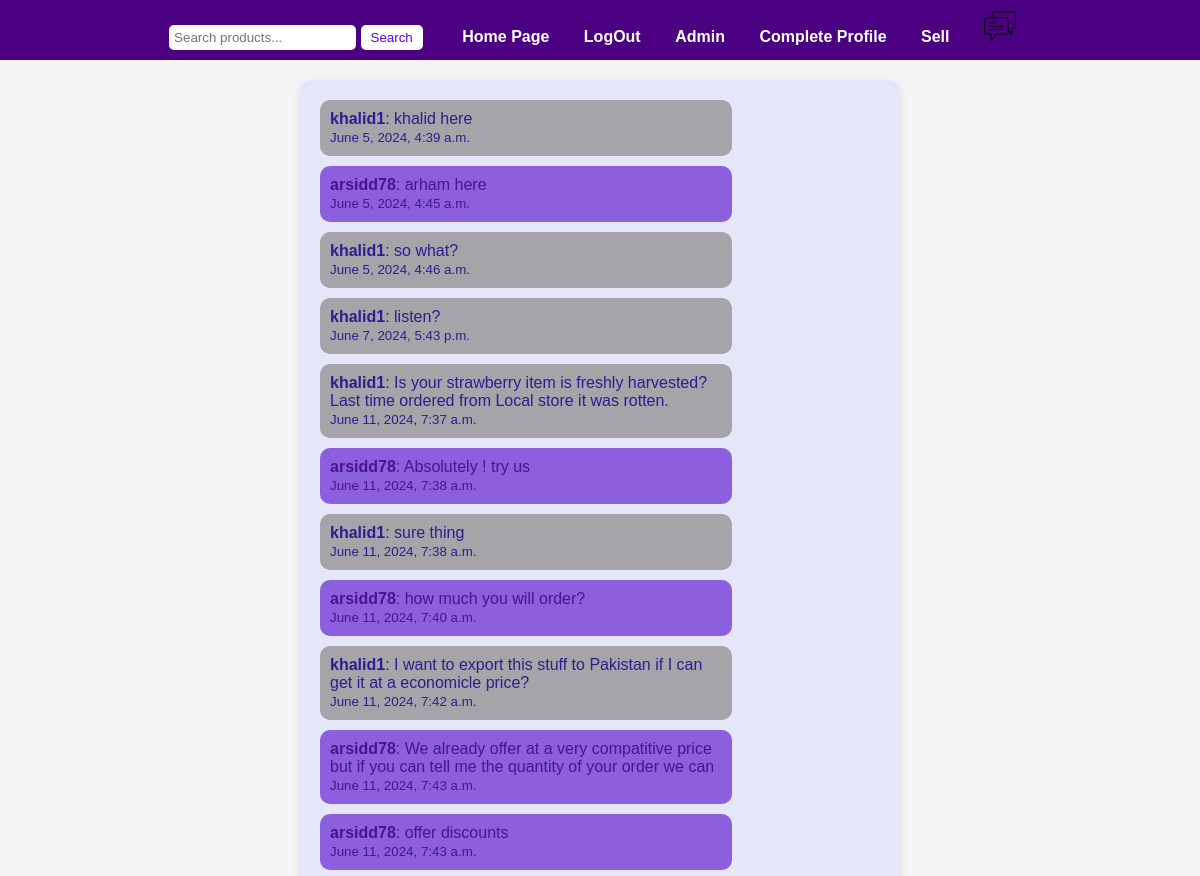
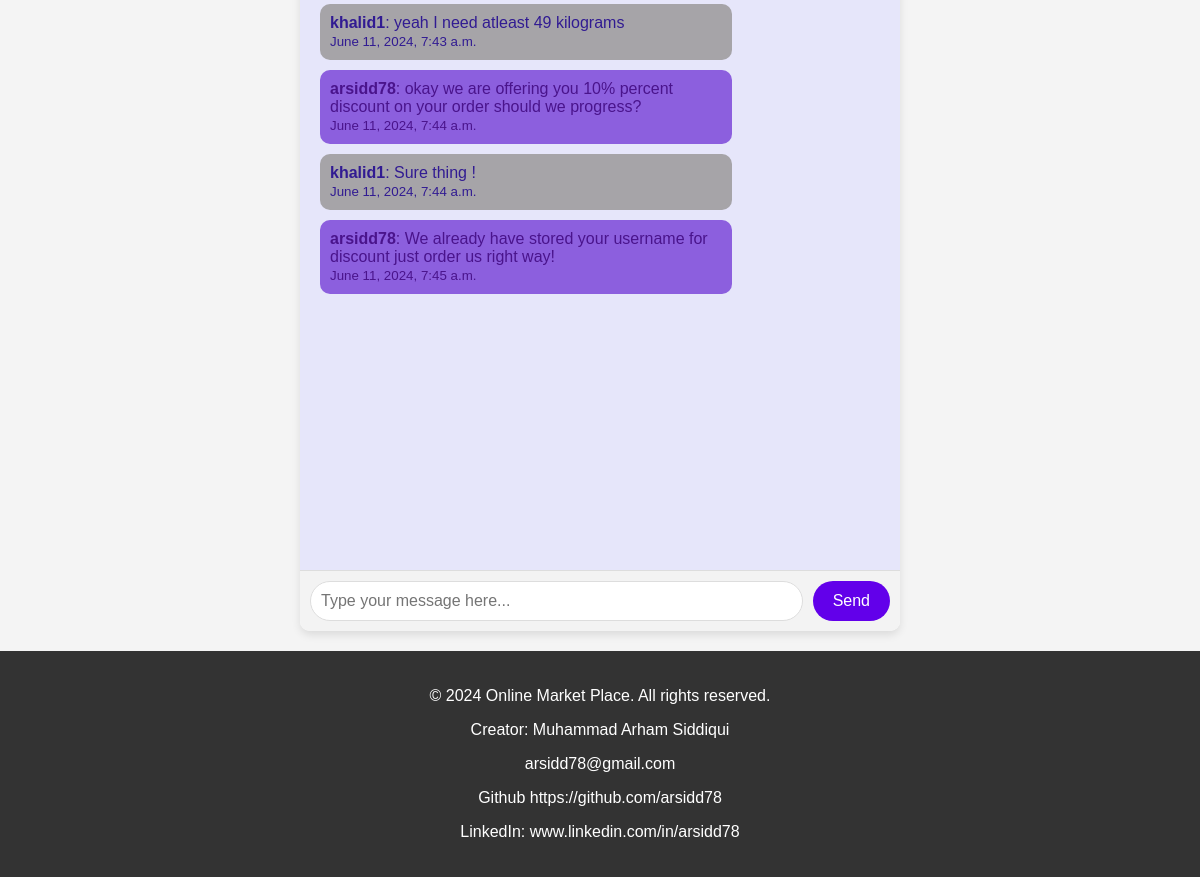
/chat/receiver_chat/60 (signed in), run on the app's committed database (2 pictures, top to bottom).
### member/models.py (models this page shows, shortened)
class Messages(models.Model):
    product = models.ForeignKey(Products,on_delete=models.CASCADE,related_name='product')
    sender = models.ForeignKey(User, on_delete=models.CASCADE,related_name='sender')
    receiver = models.ForeignKey(User, on_delete=models.CASCADE, related_name='receiver')
    message = models.TextField(max_length=500)
    read = models.BooleanField(default=False)
    conversation_time = models.DateTimeField(auto_now_add= True)
    attachment = models.FileField(upload_to=f'users/chats/attachments', null=True,blank=True)

### chat/views.py (the view)
# urls.py: path('receiver_chat/<int:pk>',views.ChatSellor,name='receiver_chat'),
def ChatSellor(request, pk):
    if request.user.is_authenticated:
        if request.method == 'POST':
            msg = get_object_or_404(Messages, id=pk)
            receiver = get_object_or_404(Member, user = msg.sender)
            sender = get_object_or_404(Member,user = request.user)
            body = request.POST.get('message')
            if body:
                message = Messages.objects.create(
                    sender=request.user,
                    receiver=msg.sender,
                    product=msg.product,
                    message=body
                )
                receiver.user_messages_received.add(message)
                sender.user_messages_send.add(message)
                return JsonResponse({'status': 200, 'message': 'Message sent successfully'})
            else:
                return JsonResponse({'status': 400, 'message': 'Message body is empty'})
        else:
            msg = get_object_or_404(Messages, id=pk)
            member = get_object_or_404(Member, user=request.user)
            received_messages = member.user_messages_received.filter(sender=msg.sender).all().order_by('-conversation_time')
            for chat in received_messages:
                chat.read = True
                chat.save()
            sent_messages = member.user_messages_send.filter(receiver=msg.sender).all().order_by('-conversation_time')
            messages = list(received_messages) + list(sent_messages)
            messages.sort(key=lambda x: x.conversation_time)
            context = {'msg': msg,'received_messages':received_messages,'sent_messages':sent_messages,'messages':messages}
            return render(request, 'chat/receiverChat.html', context)
    return redirect('registration:login')

### chat/templates/chat/receiverChat.html (shortened to what this page needs)
{% load static %}
<!DOCTYPE html>
<html lang="en">
<head>
    <link rel="stylesheet" href="{% static 'chat/chat_style.css' %}">
</head>
<body>
<nav>
    <div class="search-container">
        <form action="{% url 'product:search' %}" method="post">
            <input type="search" name="search_bar" placeholder="Search products...">
            <input type="submit" value="Search" >
        </form>
    </div>
    <a href="{% url 'product:home' %}">Home Page</a>
    {% if request.user.is_authenticated %}
        <a href="{% url 'registration:signout' %}">LogOut</a>
    {% else %}
        <a href="{% url 'registration:login' %}">LogIn</a>
    {% endif %}
    <a href="/admin/">Admin</a>
    {% if member %}
    <a href="{% url 'member:profile' request.user.username %}">Profile</a>
    {% else %}
    <a href="{% url 'member:register' %}">Complete Profile</a>
    {% endif %}
    <a href="{% url 'member:add_product_page' %}">Sell</a>
    <a href="{% url 'chat:sellor-chat' %}"><img src="/media/logos/chat_logo.png" alt="chat" width="32"></a>
</nav>
<div class="chat-container">
    <div class="chat-box" id="chat-box">
        {% for msg in messages %}
        {% if msg.sender == request.user %}
        <div class="chat-item sent">
            <p><strong>{{msg.sender}}</strong>: {{msg.message}}</p>
            <p><small>{{msg.conversation_time}}</small></p>
        </div>
        {% else %}
        <div class="chat-item received">
            <p><strong>{{msg.sender}}</strong>: {{msg.message}}</p>
            <p><small>{{msg.conversation_time}}</small></p>
        </div>
        {% endif %}
        {% endfor %}
    </div>
    <div class="input-container">
        <input type="text" id="message-input" placeholder="Type your message here...">
        <button id="send-button">Send</button>
    </div>
</div>
<footer>
    <p>&copy; 2024 Online Market Place. All rights reserved.</p>
    <p>Creator: Muhammad Arham Siddiqui</p>
    <p>arsidd78@gmail.com</p>
    <p>Github <a href="https://github.com/arsidd78">https://github.com/arsidd78</a></p>
    <p>LinkedIn: <a href="www.linkedin.com/in/arsidd78">www.linkedin.com/in/arsidd78</a></p>
</footer>
</body>
</html>

### chat/static/chat/chat_style.css (style rules this page uses)
body { font-family: 'Arial', sans-serif; background-color: #f4f4f4; margin: 0; padding: 0; }
nav { background-color: #4b0082; color: white; padding: 10px 0; text-align: center; }
nav a { color: white; margin: 0 15px; text-decoration: none; font-weight: bold; }
nav .search-container { display: inline-block; margin-right: 20px; }
nav input[type="search"] { padding: 5px; border-radius: 5px; border: none; }
nav input[type="submit"] { padding: 5px 10px; border: none; border-radius: 5px; background-color: white; color: #6200ea; cursor: pointer; }
.chat-container { display: flex; flex-direction: column; height: calc(100vh - 80px); max-width: 600px; margin: 0 auto; background-color: #fff; border-radius: 10px; box-shadow: 0 4px 8px rgba(0, 0, 0, 0.1); overflow: hidden; margin-top: 20px; }
.chat-box { flex: 1; padding: 20px; overflow-y: auto; background-color: #e6e6fa; }
.chat-item { margin-bottom: 10px; padding: 10px; border-radius: 10px; max-width: 70%; word-wrap: break-word; }
.chat-item p { margin: 0; }
.sent { background-color: #8c5fde; align-self: flex-end; color: #4a148c; }
.received { background-color: #a6a4a8; align-self: flex-start; color: #311b92; }
.input-container { display: flex; padding: 10px; background-color: #f3f3f3; border-top: 1px solid #ddd; }
input#message-input { flex: 1; padding: 10px; border: 1px solid #ddd; border-radius: 20px; outline: none; font-size: 16px; }
button#send-button { background-color: #6200ea; color: white; border: none; padding: 10px 20px; border-radius: 20px; margin-left: 10px; cursor: pointer; font-size: 16px; }
footer { background-color: #333; color: white; text-align: center; padding: 20px; margin-top: 20px; }
footer a { color: white; text-decoration: none; }

### data on the page
Messages: sender "khalid1", message "khalid here", conversation_time "June 5, 2024, 4:39 a.m."
Messages: sender "arsidd78", message "arham here", conversation_time "June 5, 2024, 4:45 a.m."
Messages: sender "khalid1", message "so what?", conversation_time "June 5, 2024, 4:46 a.m."
Messages: sender "khalid1", message "listen?", conversation_time "June 7, 2024, 5:43 p.m."
Messages: sender "khalid1", message "Is your strawberry item is freshly harvested? Last time ordered from Local store it was rotten.", conversation_time "June 11, 2024, 7:37 a.m."
Messages: sender "arsidd78", message "Absolutely ! try us", conversation_time "June 11, 2024, 7:38 a.m."
Messages: sender "khalid1", message "sure thing", conversation_time "June 11, 2024, 7:38 a.m."
Messages: sender "arsidd78", message "how much you will order?", conversation_time "June 11, 2024, 7:40 a.m."
Messages: sender "khalid1", message "I want to export this stuff to Pakistan if I can get it at a economicle price?", conversation_time "June 11, 2024, 7:42 a.m."
Messages: sender "arsidd78", message "We already offer at a very compatitive price but if you can tell me the quantity of your order we can", conversation_time "June 11, 2024, 7:43 a.m."
Messages: sender "arsidd78", message "offer discounts", conversation_time "June 11, 2024, 7:43 a.m."
Messages: sender "khalid1", message "yeah I need atleast 49 kilograms", conversation_time "June 11, 2024, 7:43 a.m."
Messages: sender "arsidd78", message "okay we are offering you 10% percent discount on your order should we progress?", conversation_time "June 11, 2024, 7:44 a.m."
Messages: sender "khalid1", message "Sure thing !", conversation_time "June 11, 2024, 7:44 a.m."
Messages: sender "arsidd78", message "We already have stored your username for discount just order us right way!", conversation_time "June 11, 2024, 7:45 a.m."
